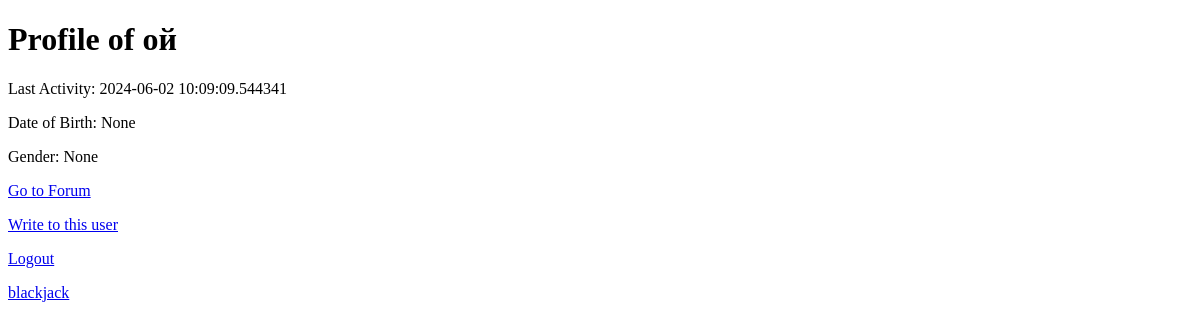
Before: /profile/ой with the older database file.
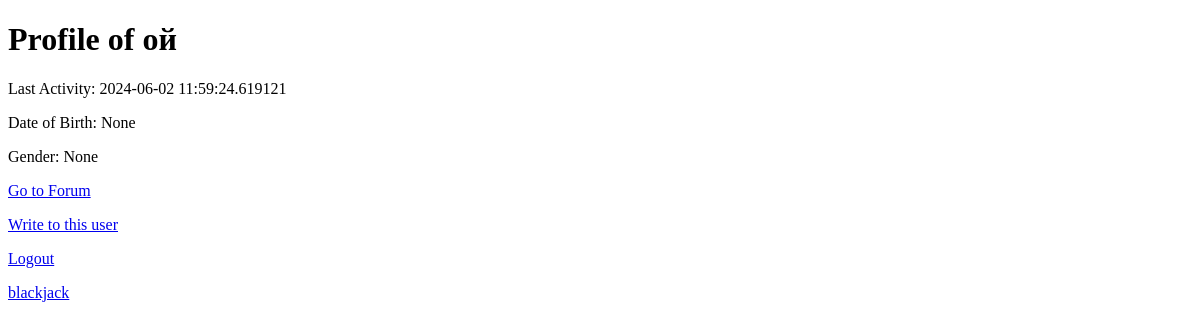
After: the same page with the newer database file.
### app.py (models this page shows, shortened)
class User(db.Model):
    id = db.Column(db.Integer, primary_key=True)
    username = db.Column(db.String(80), unique=True, nullable=False)
    password = db.Column(db.String(120), nullable=False)
    is_active = db.Column(db.Boolean, default=True)
    last_activity = db.Column(db.DateTime, default=datetime.utcnow)
    birthdate = db.Column(db.Date, nullable=True)
    gender = db.Column(db.String(10), nullable=True)

### app.py (the view, shortened to what this page needs)
@app.route('/profile/<username>', methods=['GET', 'POST'])
def profile(username):
    user = User.query.filter_by(username=username).first()
    if not user:
        return "User not found", 404
    is_owner = session.get('username') == username
    name_incorrect = False
    return render_template('profile.html', user=user, is_owner=is_owner, name_incorrect=name_incorrect, my_name=session.get('username'))

### app.py (called while the page is built)
@app.before_request
def update_last_activity():
    if 'username' in session:
        user = User.query.filter_by(username=session['username']).first()
        if user:
            user.last_activity = datetime.utcnow()
            db.session.commit()

### templates/profile.html (shortened to what this page needs)
<!DOCTYPE html>
<html>
<head>
</head>
<body>
    <h1>Profile of {{ user.username }}</h1>
    <p>Last Activity: {{ user.last_activity }}</p>
    <p>Date of Birth: {{ user.birthdate }}</p>
    <p>Gender: {{ user.gender }}</p>
    <p><a href="{{ url_for('forum') }}">Go to Forum</a></p>
    {% if not is_owner %}
    <p><a href="{{ url_for('chat_priv', username1=user.username, username2=my_name) }}">Write to this user</a></p>
    {% endif %}
    <p><a href="{{ url_for('logout') }}">Logout</a></p>
    <p><a href="{{ url_for('blackjack') }}">blackjack</a></p>
</body>
</html>

Changed rows visible on the page:
changed User "ой": last_activity "2024-06-02 10:09:09.544341" → "2024-06-02 11:59:24.619121"
